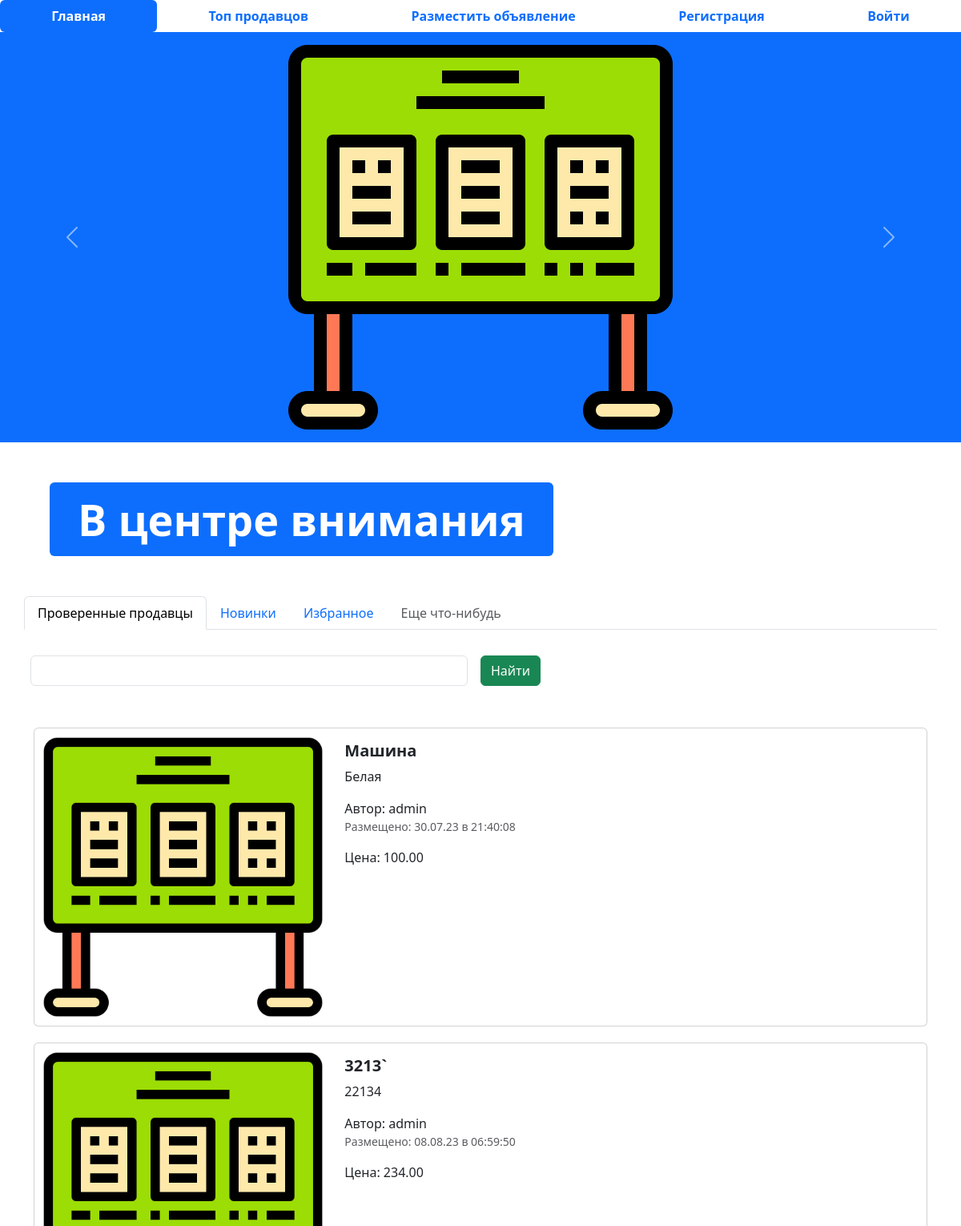
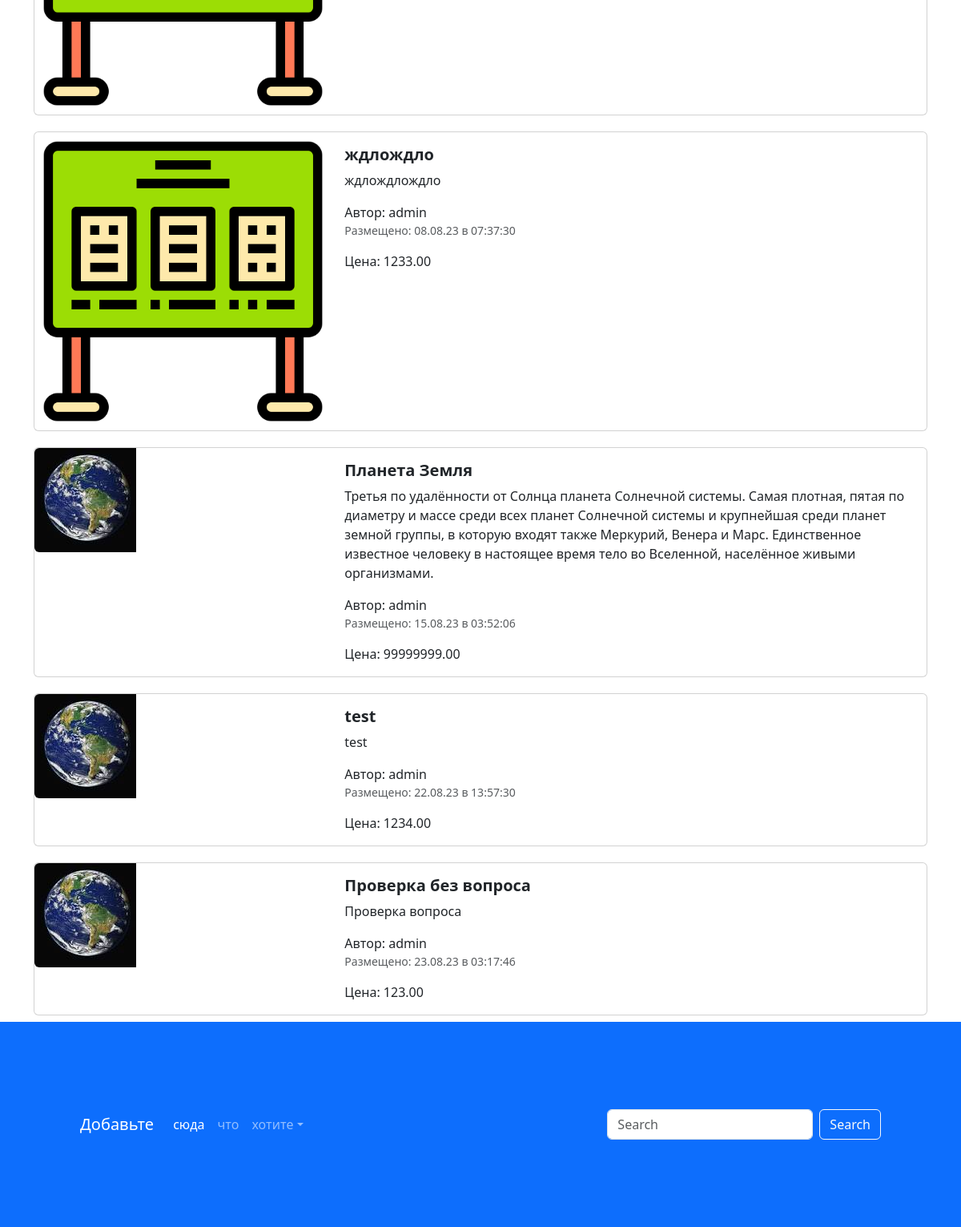
The page / on the database its author committed (2 pictures, top to bottom).
### app/models.py (models this page shows, shortened)
class Advertisement(models.Model):
    title = models.CharField(max_length=100, verbose_name='Название')
    description = models.TextField(verbose_name='Описание')
    price = models.DecimalField(max_digits=10, decimal_places=2, verbose_name='Цена')
    auction = models.BooleanField(default=False, verbose_name='Торг')
    created_at = models.DateTimeField(auto_now_add=True, verbose_name='Дата публикации')
    updated_at = models.DateTimeField(auto_now=True, verbose_name='Дата обновления')
    user = models.ForeignKey(User, verbose_name='Пользователь', on_delete=models.CASCADE)
    image = models.ImageField("Изображение", upload_to='advertisements/')
    @admin.display(description='дата создания')
    def created_date(self):
        from django.utils import timezone
        from django.utils.html import format_html
        if self.created_at.date() == timezone.now().date():
            created_time = self.created_at.time().strftime("%H:%M:%S")
            return format_html('<span>Сегодня в {}</span>',created_time)
        return self.created_at.strftime("%d.%m.%y в %H:%M:%S")
    class Meta:
        db_table = 'advertisements'

### app/views.py (the view)
# urls.py: path("", index),
def index(request):
    advertisements = Advertisement.objects.all()
    context = {'advertisements': advertisements}
    return render(request, 'advertisement/index.html', context)

### templates/advertisement/index.html (shortened to what this page needs)
{% extends 'base.html' %}
{% load static %}
{% block index_page %}class="nav-link active" aria-current="page"{% endblock index_page %}
{% block content %}
    <div id="carouselExampleControls" class="carousel slide bg-primary" data-bs-ride="carousel">
    <div class="carousel-inner">
        <div class="carousel-item active">
        <img src="{% static 'img/adv.png' %}" class="mx-auto d-block w-33" alt="...">
        </div>
    </div>
    <button class="carousel-control-prev" type="button" data-bs-target="#carouselExampleControls" data-bs-slide="prev">
        <span class="carousel-control-prev-icon" aria-hidden="true"></span>
    </button>
    <button class="carousel-control-next" type="button" data-bs-target="#carouselExampleControls" data-bs-slide="next">
        <span class="carousel-control-next-icon" aria-hidden="true"></span>
    </button>
    </div>
    <div class="container" style="margin: 50px;">
    <div class="display-2">
        <span class="badge bg-primary">В центре внимания</span>
    </div>
    </div>
    <div class="container">
    <div class="row">
        <ul class="nav nav-tabs bg-white">
        <li class="nav-item">
            <a class="nav-link active" aria-current="page" href="#">Проверенные продавцы</a>
        </li>
        <li class="nav-item">
            <a class="nav-link" href="#">Новинки</a>
        </li>
        <li class="nav-item">
            <a class="nav-link" href="#">Избранное</a>
        </li>
        <li class="nav-item">
            <a class="nav-link disabled" href="#" tabindex="-1" aria-disabled="true">Еще что-нибудь</a>
        </li>
        </ul>
        <form class="row g-3">
        <div class="col-auto w-50">
            <input type="text" class="form-control">
        </div>
        <div class="col-auto">
            <button type="submit" class="btn btn-success mb-3">Найти</button>
        </div>
        </form>
    </div>
    {% for adv in advertisements %}
    <div class="col">
        <div class="card mb-2" style="max-width: 1200px; margin-top: 20px;">
        <div class="row g-0">
            <div class="col-md-4">
            <a href="{% url 'advertisement' %}" class="nav-link">
                <img src="{% if adv.image %} {{ adv.image.url }} {% else %}  {% static 'img/adv.png' %} {% endif %}" class="img-fluid rounded-start" alt="Card title">
            </a>
            </div>
            <div class="col-md-8">
            <div class="card-body">
                <h5 class="card-title">
                <a href="{% url 'advertisement' %}" class="nav-link"><strong>{{ adv.title }}</strong></a>
                </h5>
                <a href="{% url 'advertisement' %}" class="nav-link">
                <p class="card-text">
                    {{ adv.description }}
                </p>
                <span>Автор: {{ adv.user }}</span>
                <p class="card-text"><small class="text-muted">Размещено: {{ adv.created_date }}</small></p>
                <span>Цена: {{ adv.price }}</span>
                </a>
            </div>
            </div>
        </div>
        </div>
    </div>
    {% endfor %}
    </div>
{% endblock %}

### rows shown on the page
Advertisement: title "Машина", description "Белая", user "admin", created_date "30.07.23 в 21:40:08", price "100.00"
Advertisement: title "3213`", description "22134", user "admin", created_date "08.08.23 в 06:59:50", price "234.00"
Advertisement: title "ждлождло", description "ждлождлождло", user "admin", created_date "08.08.23 в 07:37:30", price "1233.00"
Advertisement: image (picture), title "Планета Земля", description "Третья по удалённости от Солнца планета Солнечной системы. Самая плотная, пятая по диаметру и массе среди всех планет Солнечной системы и крупнейшая среди планет земной группы, в которую входят также Меркурий, Венера и Марс. Единственное известное человеку в настоящее время тело во Вселенной, населённое живыми организмами.", user "admin", created_date "15.08.23 в 03:52:06", price "99999999.00"
Advertisement: image (picture), title "test", description "test", user "admin", created_date "22.08.23 в 13:57:30", price "1234.00"
Advertisement: image (picture), title "Проверка без вопроса", description "Проверка вопроса", user "admin", created_date "23.08.23 в 03:17:46", price "123.00"
